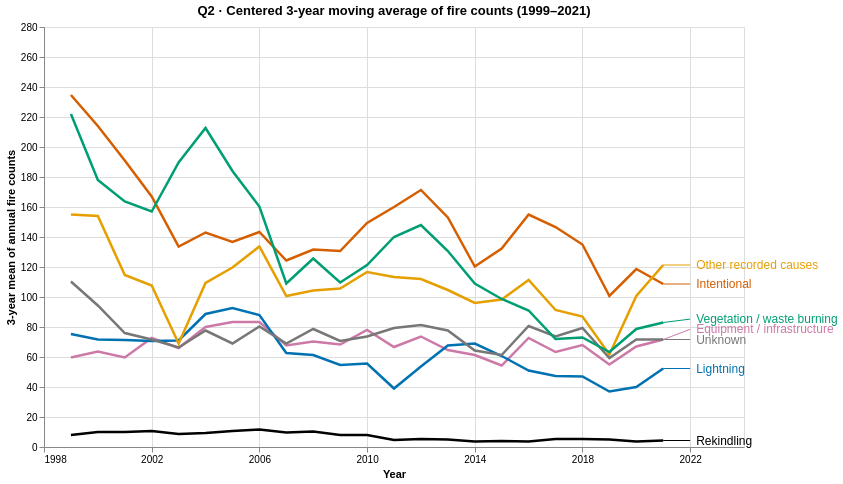

The code cell stored with this chart in its notebook:
### Markdown cell above
## Absolute fire counts
Each point averages three years of fire counts for its cause group.

### Code cell
smoothed_counts = trends.sort_values(["group", "year"]).copy()
smoothed_counts["fires"] = smoothed_counts.groupby("group").fires.transform(
    lambda s: s.rolling(3, center=True, min_periods=3).mean()
)
smoothed_counts = smoothed_counts.dropna(subset=["fires"])
smoothed_counts["start"], smoothed_counts["end"] = smoothed_counts.year - 1, smoothed_counts.year + 1
count_max = float(trends.fires.max())
count_ends = endpoint_labels(smoothed_counts, 2021, value="fires", gap=0.025 * count_max)
count_axis = "3-year mean of annual fire counts"
count_base = base.properties(data=smoothed_counts).encode(
    y=alt.Y("fires:Q", title=count_axis, axis=alt.Axis(format=",.0f"),
            scale=alt.Scale(domain=[0, max(count_max, float(count_ends.label_share.max()))], nice=True)),
    tooltip=[alt.Tooltip("group:N", title="Cause group"),
             alt.Tooltip("year:O", title="Center year"),
             alt.Tooltip("start:O", title="Window starts"),
             alt.Tooltip("end:O", title="Window ends"),
             alt.Tooltip("fires:Q", title="3-year mean fire count", format=",.1f")])
count_chart = labelled_trend(count_base, count_ends, 2022, count_axis).properties(
    width=700, height=420, title="Q2 · Centered 3-year moving average of fire counts (1999–2021)")
show_chart(count_chart)

### Figure 1 — Vega-Lite specification as saved in the notebook (floating-point values rounded to 4 significant figures; data arrays with more than 128 entries replaced by an {"elided": "..."} marker saying what was removed)
{"$schema": "https://vega.github.io/schema/vega-lite/v5.json", "config": {"view": {"continuousHeight": 300, "continuousWidth": 300}}, "datasets": {"data-180bd41bed6b02614a02a9e9c324226a": [{"end": 2022, "fires": 4.333, "group": "Rekindling", "label_share": 4.333, "share": 0.004942, "start": 2020, "year": 2021}, {"end": 2022, "fires": 52.33, "group": "Lightning", "label_share": 52.33, "share": 0.07578, "start": 2020, "year": 2021}, {"end": 2022, "fires": 71.67, "group": "Unknown", "label_share": 71.67, "share": 0.1417, "start": 2020, "year": 2021}, {"end": 2022, "fires": 71.67, "group": "Equipment / infrastructure", "label_share": 78.47, "share": 0.117, "start": 2020, "year": 2021}, {"end": 2022, "fires": 83, "group": "Vegetation / waste burning", "label_share": 85.27, "share": 0.1598, "start": 2020, "year": 2021}, {"end": 2022, "fires": 108.7, "group": "Intentional", "label_share": 108.7, "share": 0.2323, "start": 2020, "year": 2021}, {"end": 2022, "fires": 121.3, "group": "Other recorded causes", "label_share": 121.3, "share": 0.2685, "start": 2020, "year": 2021}], "data-b7d1671dd5ef668d743789e817235b06": {"elided": "161 records"}}, "height": 420, "layer": [{"data": {"name": "data-b7d1671dd5ef668d743789e817235b06"}, "encoding": {"color": {"field": "group", "legend": null, "scale": {"domain": ["Intentional", "Unknown", "Lightning", "Vegetation / waste burning", "Equipment / infrastructure", "Other recorded causes", "Rekindling"], "range": ["#d55e00", "#777777", "#0072b2", "#009e73", "#cc79a7", "#e69f00", "#000000"]}, "type": "nominal"}, "tooltip": [{"field": "group", "title": "Cause group", "type": "nominal"}, {"field": "year", "title": "Center year", "type": "ordinal"}, {"field": "start", "title": "Window starts", "type": "ordinal"}, {"field": "end", "title": "Window ends", "type": "ordinal"}, {"field": "fires", "format": ",.1f", "title": "3-year mean fire count", "type": "quantitative"}], "x": {"axis": {"format": "d", "values": [1998, 2002, 2006, 2010, 2014, 2018, 2022]}, "field": "year", "scale": {"domain": [1998, 2023]}, "title": "Year", "type": "quantitative"}, "y": {"axis": {"format": ",.0f"}, "field": "fires", "scale": {"domain": [0, 272], "nice": true}, "title": "3-year mean of annual fire counts", "type": "quantitative"}}, "mark": {"strokeWidth": 2.5, "type": "line"}}, {"data": {"name": "data-180bd41bed6b02614a02a9e9c324226a"}, "encoding": {"color": {"field": "group", "legend": null, "scale": {"domain": ["Intentional", "Unknown", "Lightning", "Vegetation / waste burning", "Equipment / infrastructure", "Other recorded causes", "Rekindling"], "range": ["#d55e00", "#777777", "#0072b2", "#009e73", "#cc79a7", "#e69f00", "#000000"]}, "type": "nominal"}, "tooltip": [{"field": "group", "title": "Cause group", "type": "nominal"}, {"field": "year", "title": "Center year", "type": "ordinal"}, {"field": "start", "title": "Window starts", "type": "ordinal"}, {"field": "end", "title": "Window ends", "type": "ordinal"}, {"field": "fires", "format": ",.1f", "title": "3-year mean fire count", "type": "quantitative"}], "x": {"axis": {"format": "d", "values": [1998, 2002, 2006, 2010, 2014, 2018, 2022]}, "field": "year", "scale": {"domain": [1998, 2023]}, "title": "Year", "type": "quantitative"}, "x2": {"datum": 2022}, "y": {"axis": {"format": ",.0f"}, "field": "fires", "scale": {"domain": [0, 272], "nice": true}, "title": "3-year mean of annual fire counts", "type": "quantitative"}, "y2": {"field": "label_share"}}, "mark": {"strokeWidth": 1, "type": "rule"}}, {"data": {"name": "data-180bd41bed6b02614a02a9e9c324226a"}, "encoding": {"color": {"field": "group", "legend": null, "scale": {"domain": ["Intentional", "Unknown", "Lightning", "Vegetation / waste burning", "Equipment / infrastructure", "Other recorded causes", "Rekindling"], "range": ["#d55e00", "#777777", "#0072b2", "#009e73", "#cc79a7", "#e69f00", "#000000"]}, "type": "nominal"}, "text": {"field": "group", "type": "nominal"}, "tooltip": [{"field": "group", "title": "Cause group", "type": "nominal"}, {"field": "year", "title": "Center year", "type": "ordinal"}, {"field": "start", "title": "Window starts", "type": "ordinal"}, {"field": "end", "title": "Window ends", "type": "ordinal"}, {"field": "fires", "format": ",.1f", "title": "3-year mean fire count", "type": "quantitative"}], "x": {"datum": 2022}, "y": {"field": "label_share", "title": "3-year mean of annual fire counts", "type": "quantitative"}}, "mark": {"align": "left", "dx": 6, "fontSize": 12, "type": "text"}}], "title": "Q2 · Centered 3-year moving average of fire counts (1999–2021)", "width": 700}
